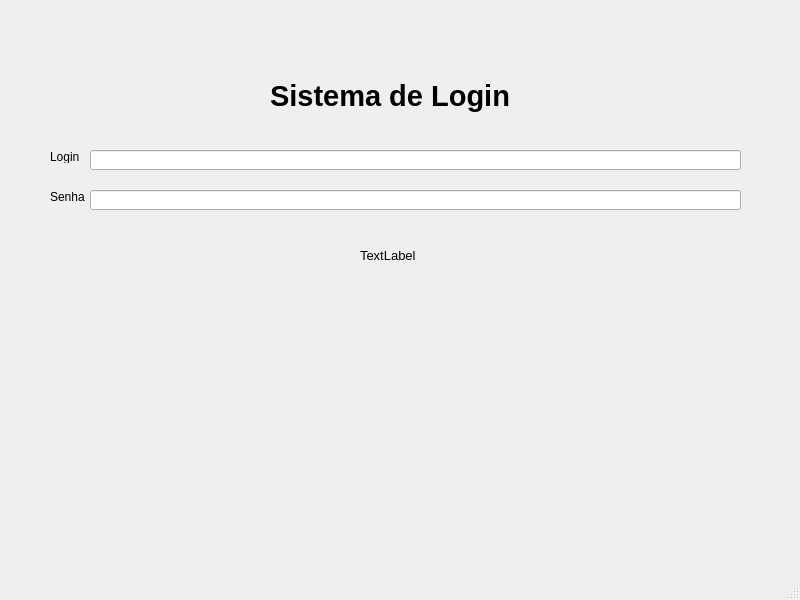
<?xml version="1.0" encoding="UTF-8"?>
<ui version="4.0">
 <class>MainWindow</class>
 <widget class="QMainWindow" name="MainWindow">
  <property name="geometry">
   <rect>
    <x>0</x>
    <y>0</y>
    <width>800</width>
    <height>600</height>
   </rect>
  </property>
  <property name="windowTitle">
   <string>MainWindow</string>
  </property>
  <widget class="QWidget" name="centralwidget">
   <widget class="QLabel" name="label">
    <property name="geometry">
     <rect>
      <x>270</x>
      <y>30</y>
      <width>261</width>
      <height>131</height>
     </rect>
    </property>
    <property name="font">
     <font>
      <pointsize>22</pointsize>
      <weight>75</weight>
      <bold>true</bold>
     </font>
    </property>
    <property name="text">
     <string>Sistema de Login</string>
    </property>
   </widget>
   <widget class="QLabel" name="label_2">
    <property name="geometry">
     <rect>
      <x>50</x>
      <y>150</y>
      <width>47</width>
      <height>13</height>
     </rect>
    </property>
    <property name="text">
     <string>Login</string>
    </property>
   </widget>
   <widget class="QLabel" name="label_3">
    <property name="geometry">
     <rect>
      <x>50</x>
      <y>190</y>
      <width>47</width>
      <height>13</height>
     </rect>
    </property>
    <property name="text">
     <string>Senha</string>
    </property>
   </widget>
   <widget class="QLineEdit" name="login">
    <property name="geometry">
     <rect>
      <x>90</x>
      <y>150</y>
      <width>651</width>
      <height>20</height>
     </rect>
    </property>
   </widget>
   <widget class="QLineEdit" name="senha">
    <property name="geometry">
     <rect>
      <x>90</x>
      <y>190</y>
      <width>651</width>
      <height>20</height>
     </rect>
    </property>
   </widget>
   <widget class="QLabel" name="label_4">
    <property name="geometry">
     <rect>
      <x>360</x>
      <y>230</y>
      <width>381</width>
      <height>51</height>
     </rect>
    </property>
    <property name="font">
     <font>
      <pointsize>10</pointsize>
     </font>
    </property>
    <property name="text">
     <string>TextLabel</string>
    </property>
   </widget>
  </widget>
  <widget class="QMenuBar" name="menubar">
   <property name="geometry">
    <rect>
     <x>0</x>
     <y>0</y>
     <width>800</width>
     <height>21</height>
    </rect>
   </property>
  </widget>
  <widget class="QStatusBar" name="statusbar"/>
 </widget>
 <resources/>
 <connections/>
</ui>
